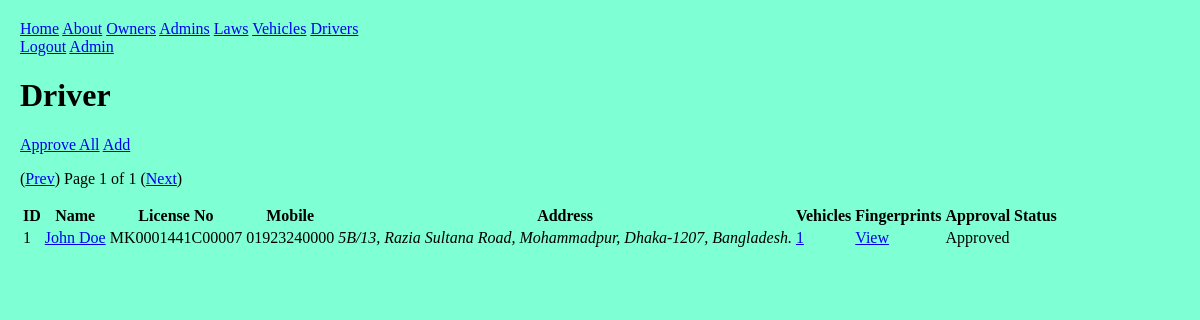
The app's page /front/drivers/?vid=1 (signed in), older data.
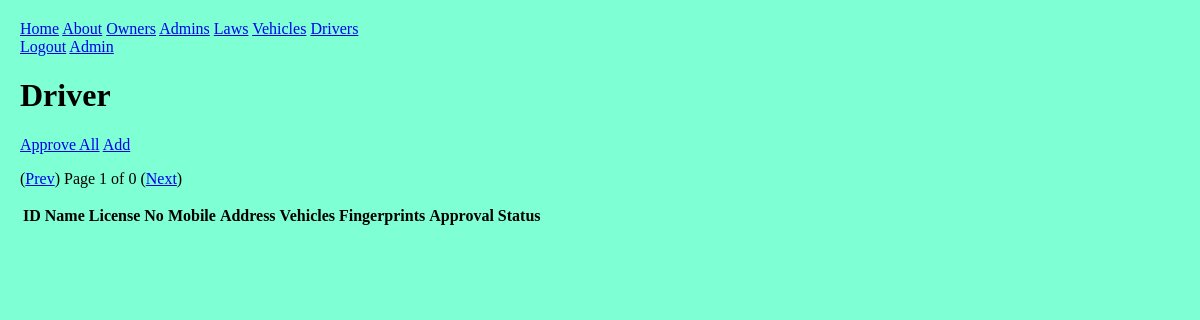
The same page, newer data.
### front/models.py (models this page shows, shortened)
class Driver(models.Model):
    vehicles = models.ManyToManyField(Vehicle);
    name = models.CharField(max_length=20);
    license_no = models.CharField(max_length=50, unique=True, null=False);
    phone = models.CharField(max_length=20, default="01923240000");
    address = models.TextField(max_length=200, default="5B/13, Razia Sultana Road, Mohammadpur, Dhaka-1207, Bangladesh.");
    approved = models.BooleanField(default=False);

### front/decorators.py (the view)
        def wrapper_func(req, *args, **kwargs):
            grp = {x.name for x in req.user.groups.all()};
            if not (bool(roles.intersection(grp)) ^ bool(grp)):
                return view_func(req, *args, **kwargs);
            else: return HttpResponse("""
                <h1>access denied</h1>
                <a href="/front/">home</a>
            """)

### front/views.py (called while the page is built)
@login_required
@allowed_users({"law", "owner"})
def drivers(req: HttpRequest):
    pg_size = 15;
    page = req.GET.get("page");
    page = int(page) if page else 1;
    vid = req.GET.get("vid");
    if vid: drivers = Driver.objects.filter(vehicles__id=vid);
    elif "owner" in str(req.user.groups.all()):
        drivers = Driver.objects.filter(vehicles__owner__id=req.user.id);
    else: drivers = Driver.objects.all();
    n = drivers.count();
    mx = (n-1) // pg_size + 1;
    page = max(1, min(page, mx));
    start = (page-1) * pg_size;
    stop = start + pg_size;
    context = {
        "nav": nav,
        "drivers": drivers[start:stop],
        "page": page,
        "mx": mx,
    };
    return render(req, "drivers.html", context);

### front/templates/drivers.html (shortened to what this page needs)
{% extends 'base.html' %}
{% block content %}
    <h1>Driver</h1>
    {% if request.user.is_superuser %}
        <a href="{% url 'approve' %}?type=driver">Approve All</a>
    {% endif %}
    {% if request.user.groups.all.0.name != 'law' %}
        <a href="{% url 'driver' %}">Add</a>
    {% endif %}
    <p>
        (<a href="{% url 'drivers' %}?page={{page|add:"-1"}}">prev</a>)
        Page {{page}} of {{mx}}
        (<a href="{% url 'drivers' %}?page={{page|add:1}}">next</a>)
    </p>
    <table>
        <tr>
            <th>ID</th>
            <th>Name</th>
            <th>License No</th>
            <th>Mobile</th>
            <th>Address</th>
            <th>Vehicles</th>
            <th>Fingerprints</th>
            <th>Approval Status</th>
        </tr>
        {% for driver in drivers %}
        <tr>
            <td>{{driver.id}}</td>
            <td><a href="{% url 'driver' %}?pk={{driver.id}}">{{driver.name}}</a></td>
            <td>{{driver.license_no}}</td>
            <td>{{driver.phone}}</td>
            <td><Address>{{driver.address}}</Address></td>
            <td>
                <a href="{% url 'vehicles' %}?did={{driver.id}}">{{driver.vehicles.count}}</a>&nbsp;
            </td>
            <td><a href="{% url 'prints' %}?did={{driver.id}}">view</a></td>
            <td>{% if driver.approved %}
                Approved
            {% else %}
                {% if request.user.is_superuser %}
                    <a href="{% url 'approve' %}?type=driver&amp;pk={{driver.id}}">Approve</a>
                {% else %}
                    Pending
                {% endif %}
            {% endif %}</td>
        </tr>
        {% endfor %}
    </table>
{% endblock content %}

### front/templates/base.html (shortened to what this page needs)
{% load static %}
<!DOCTYPE html>
<html lang="en">
<head>
    <link rel="stylesheet" href="{% static 'front/style.css' %}">
</head>
<body>
    {% include "navbar.html" %}
    {% block content %}{% endblock content %}
</body>
</html>

### front/templates/navbar.html
<nav>
    <div>
        <a href="{% url 'home' %}"><span>{{nav.0}}</span></a>
        {% for page in nav|slice:"1:" %}
        <a href="{% url page %}"><span>{{page}}</span></a>
        {% endfor %}
    </div>
    <div>
        {% if user.is_authenticated %}
        <a href="{% url 'logout' %}">logout</a>
        {% else %}
        <a href="{% url 'login' %}">login</a>
        {% endif %}
        {% if user.is_superuser %}
        <a href="/admin">admin</a>
        {% endif %}
    </div>
</nav>

### static/front/style.css (style rules this page uses)
body { box-sizing: border-box; margin: 0; display: block; overflow: auto; padding: 20px; background-color: aquamarine; }
a, button, title { text-transform: capitalize; }

Row changes from the older to the newer data that the page shows:
removed Driver: id "1", name "John Doe", license_no "MK0001441C00007", phone "01923240000", address "5B/13, Razia Sultana Road, Mohammadpur, Dhaka-1207, Bangladesh.", vehicles.count "1", approved "Approved"
Text that changed along with them:
{{ mx }}: "1" → "0"
